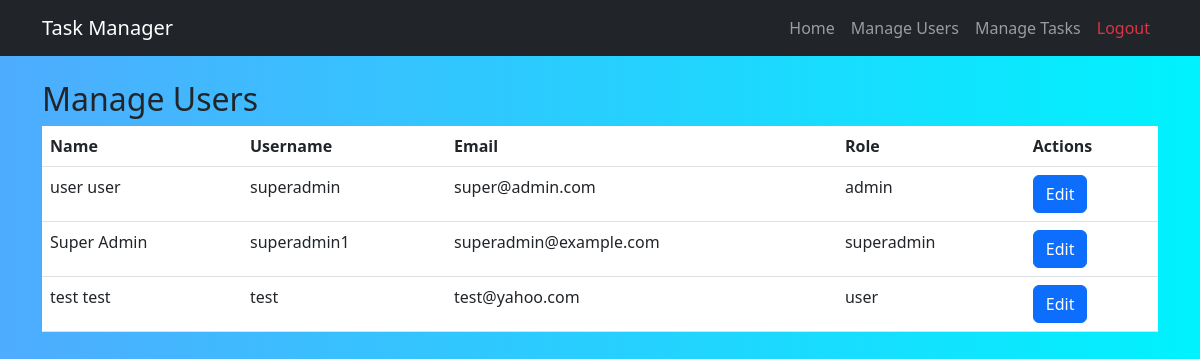
/users/ (signed in), run on an earlier commit of the app's database.
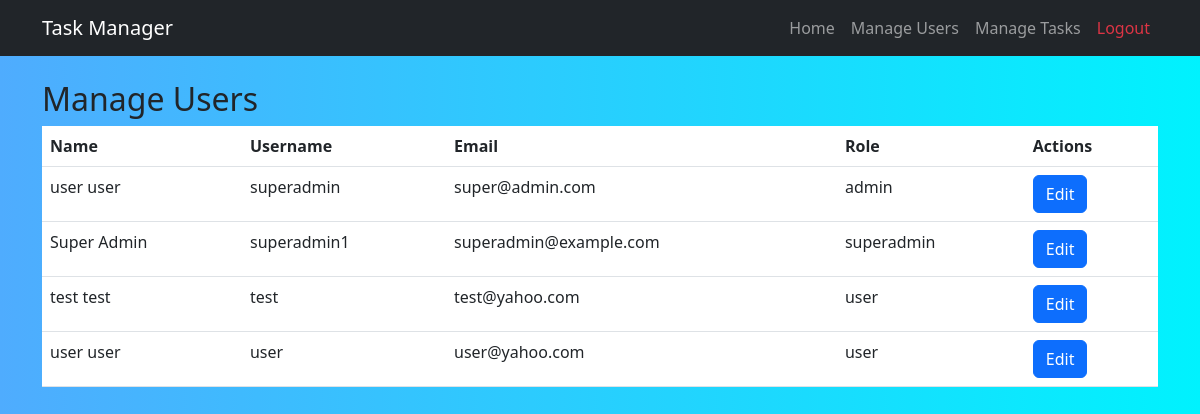
And on a later commit of the database.
### tasks/models.py (models this page shows)
class CustomUser(AbstractUser):
    ROLE_CHOICES = [
        ('superadmin', 'Super Admin'),
        ('admin', 'Admin'),
        ('user', 'User'),
    ]
    role = models.CharField(max_length=20, choices=ROLE_CHOICES, default='user')

### tasks/views.py (the view)
# urls.py: path('users/', manage_users, name='manage_users'),
@login_required
def manage_users(request):
    if request.user.role != 'superadmin':
        messages.error(request, "You do not have permission to access this page.")
        return redirect('home')
    users = CustomUser.objects.all()
    return render(request, 'tasks/manage_users.html', {'users': users})

### tasks/templates/tasks/manage_users.html
{% extends 'tasks/base.html' %}
{% block content %}
<h2>Manage Users</h2>
<table class="table">
    <thead>
        <tr>
            <th>Name</th>
            <th>Username</th>
            <th>Email</th>
            <th>Role</th>
            <th>Actions</th>
        </tr>
    </thead>
    <tbody>
        {% for user in users %}
        <tr>
            <td>{{ user.first_name }} {{ user.last_name }}</td>
            <td>{{ user.username }}</td>
            <td>{{ user.email }}</td>
            <td>{{ user.role }}</td>
            <td>
                <a href="{% url 'update_user' user.id %}" class="btn btn-primary">Edit</a>
            </td>
        </tr>
        {% endfor %}
    </tbody>
</table>
{% endblock %}

What changed in the data, as far as the page shows it:
added CustomUser: first_name "user", last_name "user", username "user", email "user@yahoo.com", role "user"
